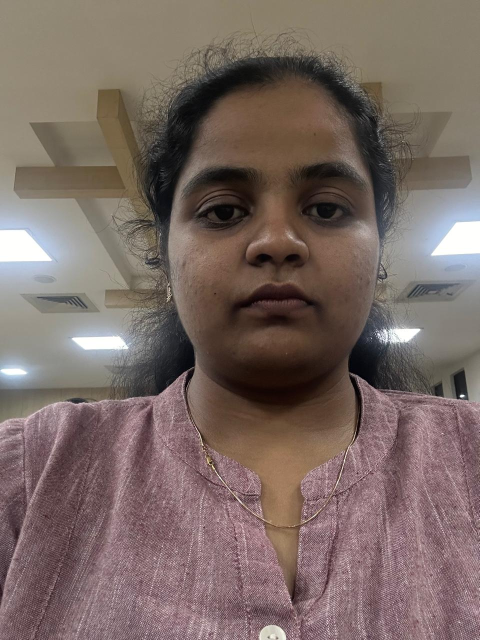
#> input picture images/geethika/WhatsApp Image 2024-11-19 at 9.11.18 PM (1).jpeg, 959 x 1280 px, found by its file name (shown at 1/2 size)
$ python dataset_testing.py
#> lines starting #> are read from the running program, lines starting #| are printed output that depends on the picture
import cv2
import numpy as np
import os

# Path to the images folder
image_folder = 'C:/Users/Dell/Downloads/ATM-with-face-recognition-main (1)/images'

# Initialize LBPH recognizer with adjusted parameters
recognizer = cv2.face.LBPHFaceRecognizer_create(radius=2, neighbors=8, grid_x=8, grid_y=8)

def load_images_from_folder(folder, test_split=0.2):
#> called with test_split = 0.2
    faces = []
    labels = []
    label_dict = {}  # Dictionary to map usernames to integer labels
    label_counter = 0  # Counter for unique integer labels

    for person_name in os.listdir(folder):
        person_folder = os.path.join(folder, person_name)

        if os.path.isdir(person_folder):
            for img_name in os.listdir(person_folder):
                img_path = os.path.join(person_folder, img_name)

                img = cv2.imread(img_path, cv2.IMREAD_GRAYSCALE)  # Read image in grayscale
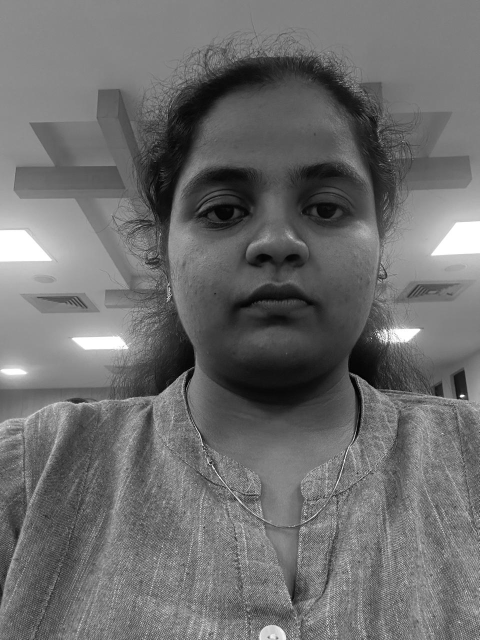
#> img: shape (1280, 959) (shown at 1/2 size); min 0, max 255, mean 109.3
                if img is None:
                    continue  # Skip invalid images

                # Apply histogram equalization to improve image contrast
                img = cv2.equalizeHist(img)
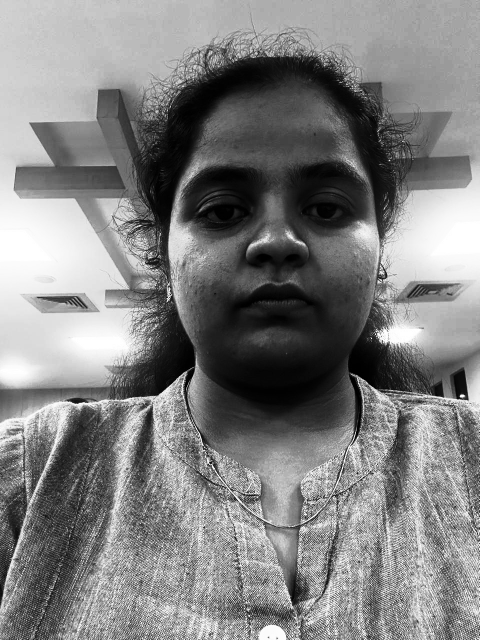
#> img: shape (1280, 959) (shown at 1/2 size); min 0, max 255, mean 128.5

                faces.append(img)

                if person_name not in label_dict:
                    label_dict[person_name] = label_counter
                    label_counter += 1

                labels.append(label_dict[person_name])  # Append the integer label

    return faces, labels, label_dict

def train_model(faces, labels):
    """
    Trains the LBPH recognizer on the loaded images and labels.
    """
    recognizer.train(faces, np.array(labels))
    recognizer.save('trainer.yml')  # Save the trained model

# [42 lines left out: function detect_face, not called in this run]

def main():
    # Load images and train the model
    faces, labels, label_dict = load_images_from_folder(image_folder)
    if faces:
        print("Training the model...")
        train_model(faces, labels)
        print("Training complete!")
    else:
        print("No faces found in the dataset.")

    # Test face recognition on webcam
    username = input("Enter your username for webcam recognition: ")
#> the answer given: ../images/geethika/WhatsApp Image 2024-11-19 at 9.11.18 PM (11).jpeg
    if username in label_dict:
        detect_face(username)
    else:
        print(f"User '{username}' not found in the dataset.")

if __name__ == '__main__':
    main()

$ run again, on images/geethika/WhatsApp Image 2024-11-19 at 9.11.18 PM (12).jpeg
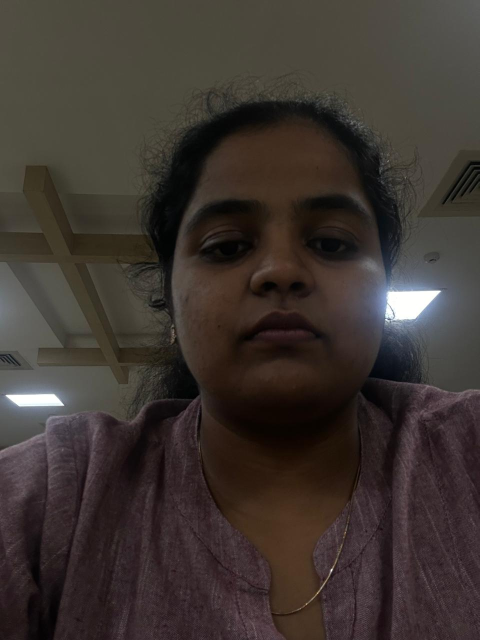
#> input picture images/geethika/WhatsApp Image 2024-11-19 at 9.11.18 PM (12).jpeg, 959 x 1280 px, found by its file name (shown at 1/2 size)
#> in load_images_from_folder, `img = cv2.equalizeHist(img)`:
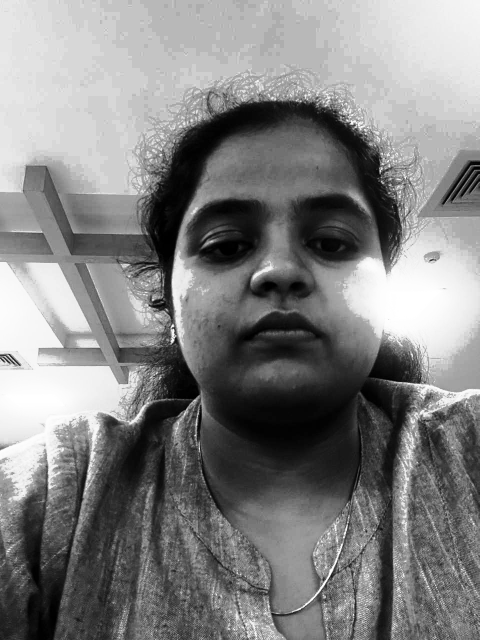
#> img: shape (1280, 959) (shown at 1/2 size); min 0, max 255, mean 129.6
#> faces = 1 item; labels = [0]; label_dict = {'geethika': 0}

$ run again, on images/geethika/WhatsApp Image 2024-11-19 at 9.11.18 PM (14).jpeg
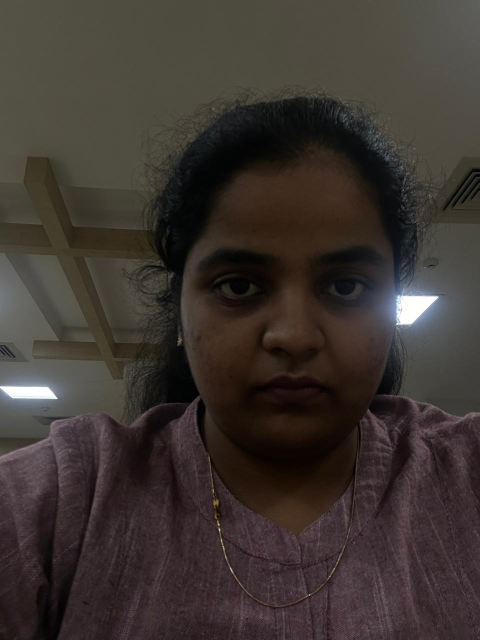
#> input picture images/geethika/WhatsApp Image 2024-11-19 at 9.11.18 PM (14).jpeg, 959 x 1280 px, found by its file name (shown at 1/2 size)
#> in load_images_from_folder, `img = cv2.equalizeHist(img)`:
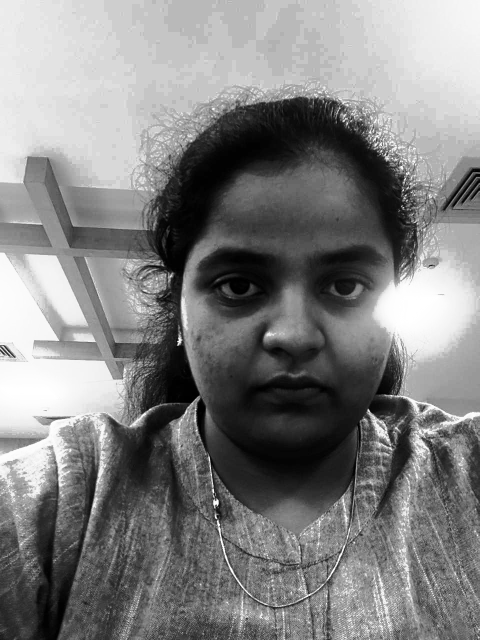
#> img: shape (1280, 959) (shown at 1/2 size); min 0, max 255, mean 129.5
#> faces = 1 item; labels = [0]; label_dict = {'geethika': 0}
